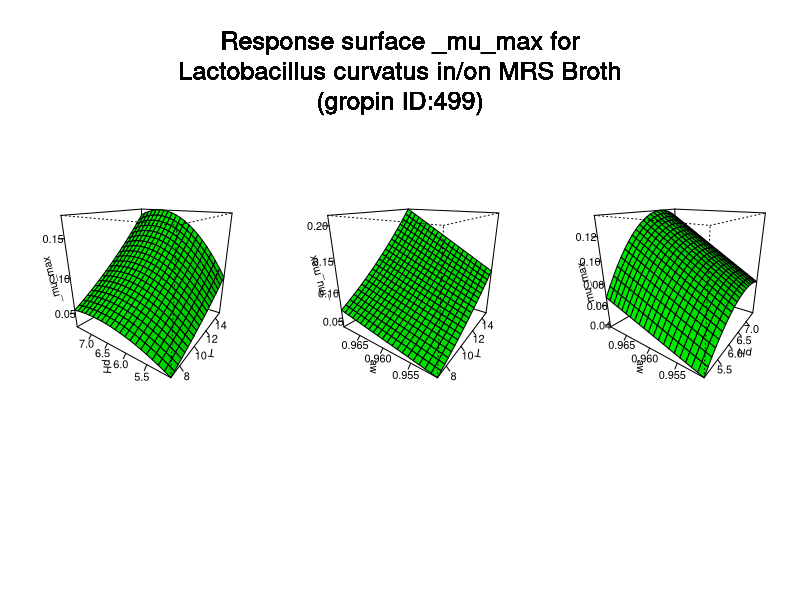

Write R code to recreate this figure.
#############################
# start of Parameter script
#############################
T <- seq(7.007,14.985014985015,length.out=21)
pH <- seq(5.005,7.49250749250749,length.out=21)
aw <- seq(0.95095,0.969030969030969,length.out=21)
#############################
# end of Parameter script
#############################
############################# 
# start of Model script Gropin ID 499 
#############################
 
# constant coefficients for this model
 
variables <- data.frame(T,pH,aw)
argumentsPar <- expand.grid(variables)
 
# heart of the model
response_surface <- function(T,pH,aw) {
   mumax <-(-2.34*(10^-3)*(aw-0.928)*(pH-4.24)*(pH-9.53)*((T+3.63)^2))

return(mumax=mumax)
} 

# output parameters
responseSurface <- cbind(argumentsPar,response_surface(argumentsPar['T'],argumentsPar['pH'],argumentsPar['aw']))
colnames(responseSurface) <- c(colnames(argumentsPar),'mumax')
#############################
# End of Model script
#############################
############################# 
# start of Visualisation script Gropin ID 499 
#############################
argPar1 <- expand.grid(T,pH)
argPar2 <- expand.grid(T,aw)
argPar3 <- expand.grid(pH,aw)
z1 <- matrix(unlist(response_surface(argPar1[1],argPar1[2],aw[10])),nrow=21)
z2 <- matrix(unlist(response_surface(argPar2[1],pH[10],argPar2[2])),nrow=21)
z3 <- matrix(unlist(response_surface(T[10],argPar3[1],argPar3[2])),nrow=21)
par(mfrow = c(1,3))
persp(T,pH,z1,col = 'green',xlab='T',ylab='pH',zlab='_mu_max',theta=305,phi=20,shade=0.25,ticktype = 'detailed')
persp(T,aw,z2,col = 'green',xlab='T',ylab='aw',zlab='_mu_max',theta=305,phi=20,shade=0.25,ticktype = 'detailed')
persp(pH,aw,z3,col = 'green',xlab='pH',ylab='aw',zlab='_mu_max',theta=305,phi=20,shade=0.25,ticktype = 'detailed')
mtext('Response surface _mu_max for
Lactobacillus curvatus in/on MRS Broth
(gropin ID:499)',outer=T,  cex=1.5, line=-8.5, side=3)
#############################
# End of Visualisation script
#############################
